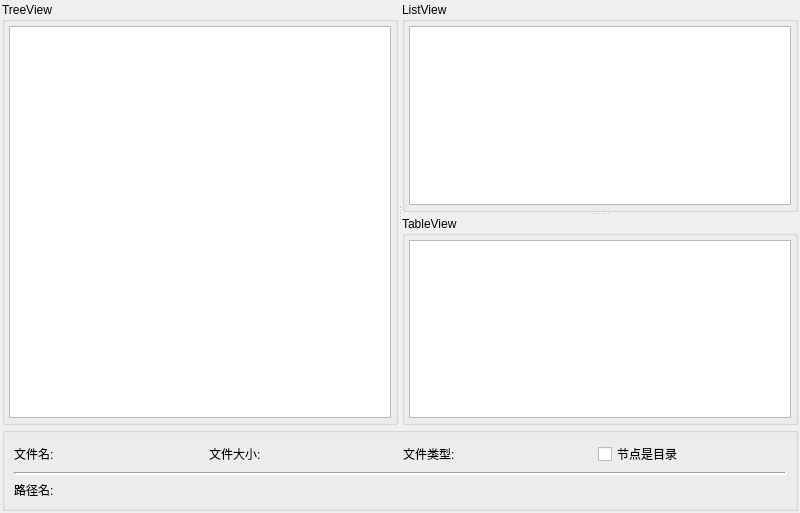
<?xml version="1.0" encoding="UTF-8"?>
<ui version="4.0">
 <class>MainWindow</class>
 <widget class="QMainWindow" name="MainWindow">
  <property name="geometry">
   <rect>
    <x>0</x>
    <y>0</y>
    <width>800</width>
    <height>513</height>
   </rect>
  </property>
  <property name="windowTitle">
   <string>Demo4_1,文件系统Model/View</string>
  </property>
  <widget class="QWidget" name="centralwidget">
   <layout class="QVBoxLayout" name="verticalLayout_4">
    <property name="spacing">
     <number>2</number>
    </property>
    <property name="leftMargin">
     <number>2</number>
    </property>
    <property name="topMargin">
     <number>2</number>
    </property>
    <property name="rightMargin">
     <number>2</number>
    </property>
    <property name="bottomMargin">
     <number>2</number>
    </property>
    <item>
     <widget class="QSplitter" name="splitter_2">
      <property name="orientation">
       <enum>Qt::Horizontal</enum>
      </property>
      <widget class="QGroupBox" name="groupBox">
       <property name="title">
        <string>TreeView</string>
       </property>
       <layout class="QVBoxLayout" name="verticalLayout">
        <property name="leftMargin">
         <number>4</number>
        </property>
        <property name="topMargin">
         <number>4</number>
        </property>
        <property name="rightMargin">
         <number>4</number>
        </property>
        <property name="bottomMargin">
         <number>4</number>
        </property>
        <item>
         <widget class="QTreeView" name="treeView"/>
        </item>
       </layout>
      </widget>
      <widget class="QSplitter" name="splitter">
       <property name="orientation">
        <enum>Qt::Vertical</enum>
       </property>
       <widget class="QGroupBox" name="groupBox_2">
        <property name="title">
         <string>ListView</string>
        </property>
        <layout class="QVBoxLayout" name="verticalLayout_2">
         <property name="leftMargin">
          <number>4</number>
         </property>
         <property name="topMargin">
          <number>4</number>
         </property>
         <property name="rightMargin">
          <number>4</number>
         </property>
         <property name="bottomMargin">
          <number>4</number>
         </property>
         <item>
          <widget class="QListView" name="listView"/>
         </item>
        </layout>
       </widget>
       <widget class="QGroupBox" name="groupBox_3">
        <property name="title">
         <string>TableView</string>
        </property>
        <layout class="QVBoxLayout" name="verticalLayout_3">
         <property name="leftMargin">
          <number>4</number>
         </property>
         <property name="topMargin">
          <number>4</number>
         </property>
         <property name="rightMargin">
          <number>4</number>
         </property>
         <property name="bottomMargin">
          <number>4</number>
         </property>
         <item>
          <widget class="QTableView" name="tableView"/>
         </item>
        </layout>
       </widget>
      </widget>
     </widget>
    </item>
    <item>
     <widget class="QGroupBox" name="groupBox_4">
      <property name="title">
       <string/>
      </property>
      <layout class="QVBoxLayout" name="verticalLayout_5">
       <item>
        <layout class="QHBoxLayout" name="horizontalLayout">
         <item>
          <widget class="QLabel" name="LabFileName">
           <property name="text">
            <string>文件名:</string>
           </property>
          </widget>
         </item>
         <item>
          <widget class="QLabel" name="LabFileSize">
           <property name="text">
            <string>文件大小:</string>
           </property>
          </widget>
         </item>
         <item>
          <widget class="QLabel" name="label_3">
           <property name="text">
            <string>文件类型:</string>
           </property>
          </widget>
         </item>
         <item>
          <widget class="QCheckBox" name="checkBox">
           <property name="text">
            <string>节点是目录</string>
           </property>
          </widget>
         </item>
        </layout>
       </item>
       <item>
        <widget class="Line" name="line">
         <property name="frameShadow">
          <enum>QFrame::Sunken</enum>
         </property>
         <property name="lineWidth">
          <number>2</number>
         </property>
         <property name="orientation">
          <enum>Qt::Horizontal</enum>
         </property>
        </widget>
       </item>
       <item>
        <widget class="QLabel" name="LabPath">
         <property name="text">
          <string>路径名:</string>
         </property>
        </widget>
       </item>
      </layout>
     </widget>
    </item>
   </layout>
  </widget>
 </widget>
 <resources/>
 <connections/>
</ui>
